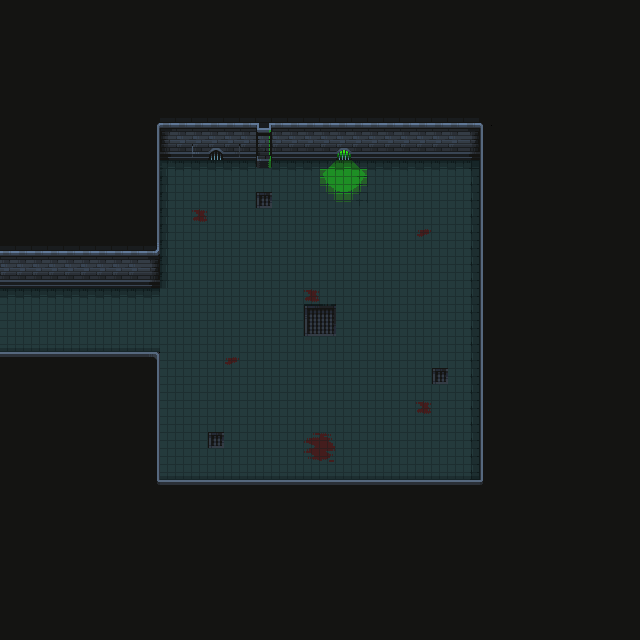

This is a level from a 2D game, rendered from its Tiled map with the project's own tilesets. A one-line summary and the map file follow, with tile-layer data summarised:
An orthogonal 40x40 tile map with 16x16 px tiles, 3 tile layers (Sol, Murs, Objets 1) and 12 objects (7x Collisions, 5x spawn_mob).

<map version="1.10" tiledversion="1.10.2" orientation="orthogonal" renderorder="right-down" width="40" height="40" tilewidth="16" tileheight="16" infinite="0" nextlayerid="5" nextobjectid="19">
 <tileset firstgid="1" source="Nv 1.tsx" />
 <layer id="1" name="Sol" width="40" height="40">
  <data>[1600 cells, 440 non-empty, 28 distinct tile ids]</data>
 </layer>
 <layer id="2" name="Murs" width="40" height="40">
  <data>[1600 cells, 1161 non-empty, 27 distinct tile ids]</data>
 </layer>
 <layer id="3" name="Objets 1" width="40" height="40">
  <data>[1600 cells, 0 non-empty, 0 distinct tile ids]</data>
 </layer>
 <objectgroup id="4" name="objets">
  <object id="3" name="collisions" type="Collisions" x="160" y="144" width="320" height="16" />
  <object id="5" name="collisions" type="Collisions" x="144" y="144" width="16" height="144" />
  <object id="6" name="collisions" type="Collisions" x="0" y="272" width="144" height="16" />
  <object id="7" name="collisions" type="Collisions" x="0" y="352" width="160" height="16" />
  <object id="8" name="collisions" type="Collisions" x="144" y="368" width="16" height="112" />
  <object id="9" name="collisions" type="Collisions" x="144" y="480" width="352" height="16" />
  <object id="10" name="collisions" type="Collisions" x="480" y="144" width="16" height="336" />
  <object id="14" name="demon" type="spawn_mob" x="219.322" y="201.357">
   <point />
  </object>
  <object id="15" name="orc" type="spawn_mob" x="413.193" y="210.339">
   <point />
  </object>
  <object id="16" name="orc" type="spawn_mob" x="205.099" y="443.883">
   <point />
  </object>
  <object id="17" name="demon" type="spawn_mob" x="416.187" y="440.889">
   <point />
  </object>
  <object id="18" name="demon" type="spawn_mob" x="428.912" y="326.363">
   <point />
  </object>
 </objectgroup>
</map>
